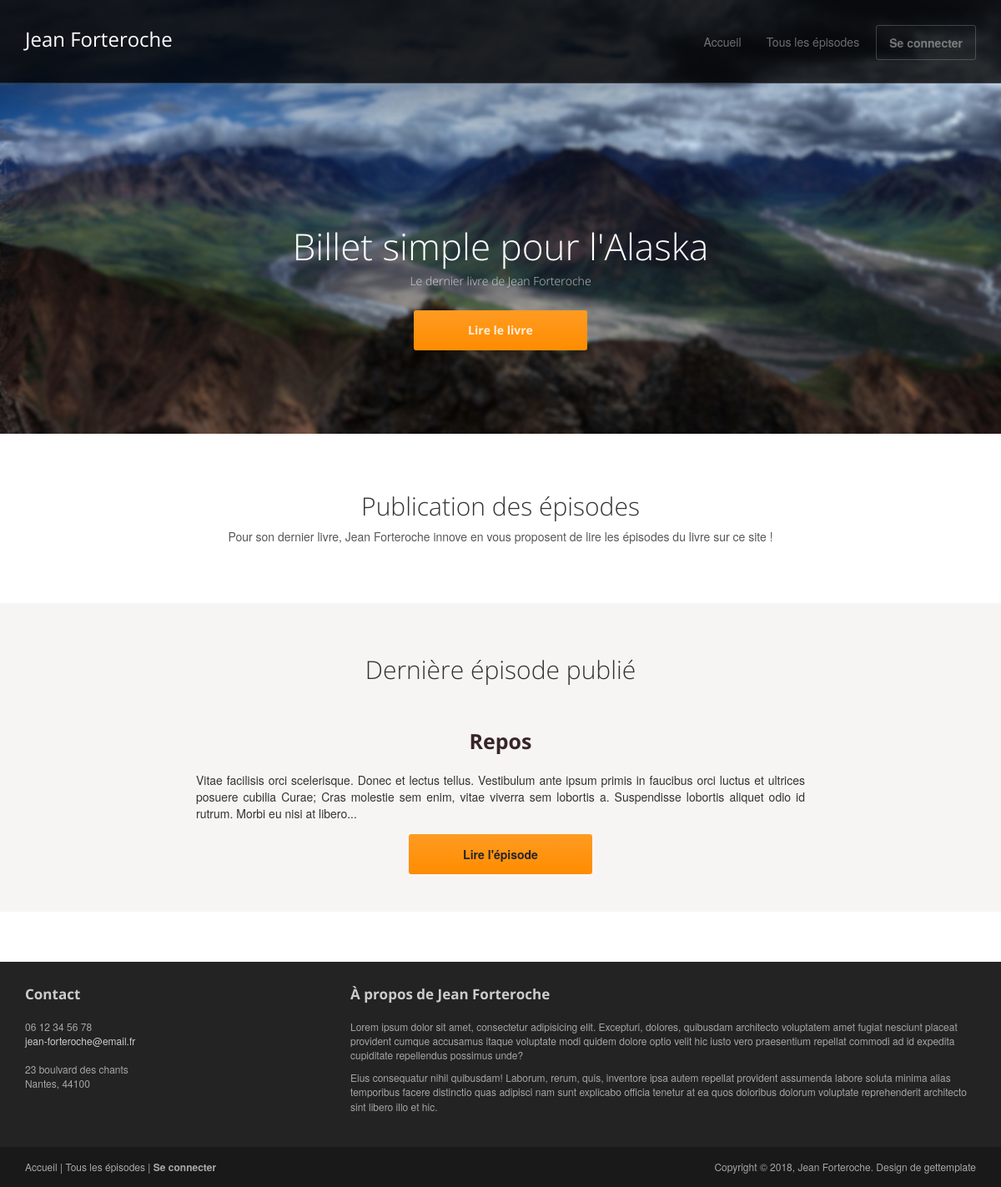
The page / on the database its author committed.
### tables this page shows
CREATE TABLE IF NOT EXISTS `episodes` (
  `id` int(11) NOT NULL AUTO_INCREMENT,
  `title` varchar(255) NOT NULL,
  `content` longtext NOT NULL,
  `publication_date` date NOT NULL,
  PRIMARY KEY (`id`)
);

### app/controller/FrontController.php (called while the page is built, shortened)
<?php
class FrontController
{
	private $episodeManage;
	private $view;
	public function __construct()
	{
		$this->episodeManage = new EpisodeManager();
		$this->view = new View();
	}
	public function home()
	{
		$requestLastEpisode = $this->episodeManage->getLastEpisode();
		$this->view->render('home', [
			'lastEpisode' => $requestLastEpisode
		]);
	}
}

### public/index.php (called while the page is built, shortened)
<?php
$routing = new App\config\Router();
$routing->run();

### app/manager/DatabaseManager.php (called while the page is built, shortened)
<?php
abstract class DatabaseManager
{
	private $dbconnect;
	private function getConnection()
	{
		if ($this->dbconnect === null) {
			try {
				$db = new PDO(self::PDO_STATEMENT, self::DB_USER, self::DB_PASS);
				$db->setAttribute(PDO::ATTR_ERRMODE, PDO::ERRMODE_EXCEPTION);
				$this->dbconnect = $db;
			} catch (Exception $errorConnection) {
				die('Erreur de connection :' . $errorConnection->getMessage());
			}
		}
		return $this->dbconnect;
	}
	protected function getSql($statement, $class, $parameters = null)
	{
		if ($parameters) {
			$db = $this->getConnection()->prepare($statement);
			$db->setFetchMode(PDO::FETCH_CLASS, $class);
			$db->execute($parameters);
			return $db;
		} else {
			$db = $this->getConnection()->query($statement);
			$db->setFetchMode(PDO::FETCH_CLASS, $class);
			return $db;
		}
	}
}

### app/manager/EpisodeManager.php (called while the page is built, shortened)
<?php
class EpisodeManager extends DatabaseManager
{
	public function getLastEpisode()
	{
		$statement = 'SELECT id, title, content, DATE_FORMAT(publication_date, \'%d / %m / %Y\')  AS publication_date FROM episodes ORDER BY publication_date DESC LIMIT 1';
		$request = $this->getSql($statement, 'App\app\model\Episode');
		$requestGet = $request->fetch();
		return $requestGet;
	}
}

### app/model/Episode.php (called while the page is built, shortened)
<?php
class Episode
{
	private $id;
	private $title;
	private $content;
	public function getId()
	{
		return $this->id;
	}
	public function getTitle()
	{
		return $this->title;
	}
	public function getContent()
	{
		return $this->content;
	}
}

### view/frontend/home.php (the view, shortened to what this page needs)
<header id="head">
    <div class="container">
        <div class="row">
            <h1 class="lead">Billet simple pour l'Alaska</h1>
            <p class="tagline">Le dernier livre de Jean Forteroche</p>
            <p><a class="btn btn-action btn-lg" role="button" href="index.php?page=episodes">Lire le livre</a></p>
        </div>
    </div>
</header>
<div class="container text-center">
    <br> <br>
    <h2 class="thin">Publication des épisodes</h2>
    <p class="text-muted">
        Pour son dernier livre, Jean Forteroche innove en vous proposent de lire les épisodes du livre sur ce site !
    </p>
</div>
<div class="jumbotron top-space">
    <div class="container">
        <h2 class="text-center thin">Dernière épisode publié</h2>
        <div class="row">
            <div class="col-md-offset-2 col-md-8">
                <div class="h-caption"><h3><?= $lastEpisode->getTitle(); ?></h3></div>
                <div class="h-body">
                    <p><?php if (strlen($lastEpisode->getContent()) > 310) {
							echo substr($lastEpisode->getContent(), 0, 300) . '...';
						} else {
							echo $LastEpisode->getContent();
						} ?></p>
                    <p class="text-center"><a class="btn btn-action btn-lg" role="button" href="index.php?page=episode&id=<?= $lastEpisode->getId(); ?>">Lire l'épisode</a></p>
                </div>
            </div>
        </div>
    </div>
</div>

### public/assets/css/main.css (style rules this page uses)
#head { background:#181015 url( ../images/bg_header.jpg) no-repeat; background-size: cover; min-height:520px; text-align: center; padding-top:240px; color:white; font-family:"Open sans", Helvetica, Arial; font-weight:300; }
#head .lead { font-family:"Open sans", Helvetica, Arial; font-size:44px; margin-bottom:6px; color:white; line-height:1.15em; }
#head .tagline { color:rgba(255,255,255,0.75); margin-bottom:25px; }
#head .btn { margin-bottom:10px; }
.h-caption { text-align: center; }
h1, h2, h3, h4, h5, h6 { font-family:"Open sans", Helvetica, Arial; }
h1, .h1, h2, .h2, h3, .h3 { margin-top:30px; }
.thin { font-weight:300; }
.text-muted { color:#888; }
.top-space { margin-top: 60px; }

### public/assets/css/style.css (style rules this page uses)
a { color: #175a93; }
.h-caption { margin-top: 40px; }
.h-caption h3 { font-size: 25px; font-weight: bold; color: #382526; margin-bottom: 20px; }
blockquote, .text-muted, .breadcrumb .active { color: #575757; }
.jumbotron .btn-action, .btn-primary, .episode .btn-action, .btn-primary { color: #252525; }

### rows shown on the page
episodes: title "Repos", content "Vitae facilisis orci scelerisque. Donec et lectus tellus. Vestibulum ante ipsum primis in faucibus orci luctus et ultrices posuere cubilia Curae; Cras molestie sem enim, vitae viverra sem lobortis a. Suspendisse lobortis aliquet odio id rutrum. Morbi eu nisi at libero"
